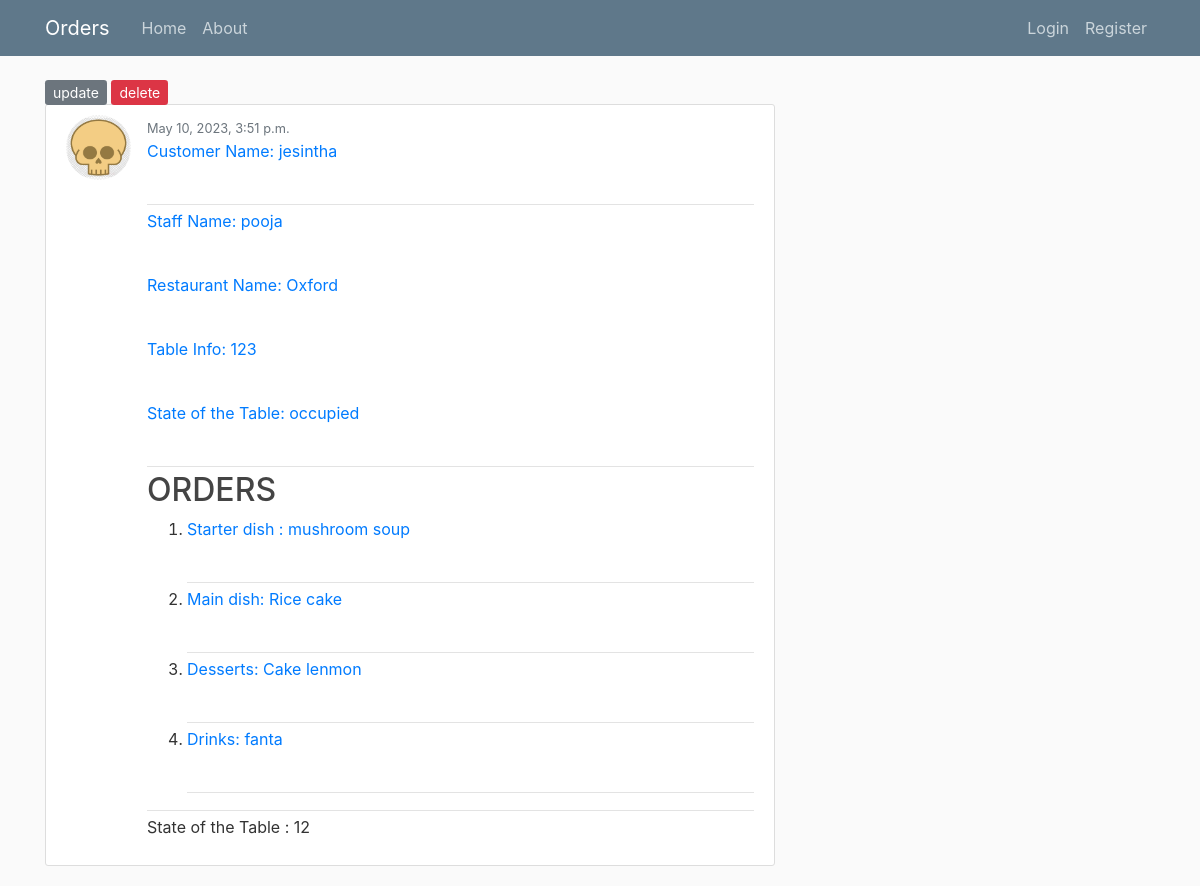
Screenshot of /Order/3/ with the database file from the repository.
### orders/models.py (models this page shows, shortened)
class Order(models.Model):
    starter = models.TextField()
    main = models.TextField()
    desserts = models.TextField()
    drinks = models.TextField()
    TableInfo = models.TextField()
    CustName = models.TextField()
    RestName = models.TextField()
    bill = models.TextField()
    Table_state = models.TextField()
    dateTimeOrdered = models.DateTimeField(default=timezone.now)
    staff = models.ForeignKey(User, on_delete=models.CASCADE)

### staffs/models.py (models this page shows, shortened)
class Profile(models.Model):
    user = models.OneToOneField(User, on_delete=models.CASCADE)
    image = models.ImageField(default='default.jpg', upload_to ='profile_pics')
    phoneno = models.TextField()

### orders/views.py (the view)
# urls.py: path('Order/<int:pk>/',OrderDetailView.as_view(), name = 'orders-detail'),
class OrderDetailView(DetailView):
    model = Order

### orders/templates/orders/order_detail.html
{% extends "orders/base.html" %}
{% block content %}
<div>
    <div>
        <a class="btn-secondary btn-sm mt-1 mb-1" href="{%url 'orders-update' object.id %}"> update</a>
        <a class="btn-danger btn-sm mt-1 mb-1" href="{%url 'orders-delete' object.id%}"> delete</a>
    </div>
</div>
<article class="media content-section">
    <img class="rounded-circle article-img" src="{{ order.staff.profile.image.url }}">
    <div class="media-body">
        <div class="article-metadata">
            <small class="text-muted">{{ object.dateTimeOrdered }}</small>
            <a class="mr-2" href="{% url 'orders-detail' order.id%}">
                <p> Customer Name: {{ object.CustName}}</p>
            </a>
        </div>
        <a class="mr-2" href="#">
            <p> Staff Name: {{ object.staff}}</p>
        </a>
        <a class="mr-2" href="#">
            <p> Restaurant Name: {{ object.RestName}}</p>
        </a>
        <a class="mr-2" href="#">
            <p> Table Info: {{ object.TableInfo}}</p>
        </a>
        <div class="article-metadata">
            <a class="mr-2" href="#">
                <p> State of the Table: {{ object.Table_state}}</p>
            </a>
        </div>
        <div class="article-metadata">
            <h2>ORDERS</h2>
            <ol>
                <li>
                    <div class="article-metadata">
                        <a class="mr-2" href="#">
                            <p> Starter dish : {{ object.starter}}</p>
                        </a>
                    </div>
                </li>
                <li>
                    <div class="article-metadata">
                        <a class="mr-2" href="#">
                            <p> Main dish: {{ object.main}}</p>
                        </a>
                    </div>
                </li>
                <li>
                    <div class="article-metadata">
                        <a class="mr-2" href="#">
                            <p> Desserts: {{ object.desserts}}</p>
                        </a>
                    </div>
                </li>
                <li>
                    <div class="article-metadata">
                        <a class="mr-2" href="#">
                            <p> Drinks: {{ object.drinks}}</p>
                        </a>
                    </div>
                </li>
            </ol>
        </div>
        <p class="article-content">State of the Table : {{ object.bill }}</p>
    </div>
</article>
{% endblock %}

### orders/static/orders/main.css (style rules this page uses)
body { background: #fafafa; color: #333333; margin-top: 5rem; }
h1, h2, h3, h4, h5, h6 { color: #444444; }
.content-section { background: #ffffff; padding: 10px 20px; border: 1px solid #dddddd; border-radius: 3px; margin-bottom: 20px; }
.article-content { white-space: pre-line; }
.article-img { height: 65px; width: 65px; margin-right: 16px; }
.article-metadata { padding-bottom: 1px; margin-bottom: 4px; border-bottom: 1px solid #e3e3e3 }

### rows the page displays
Order: staff.profile.image (placeholder picture), dateTimeOrdered "May 10, 2023, 3:51 p.m.", CustName "jesintha", staff "pooja", RestName "Oxford", TableInfo "123", Table_state "occupied", starter "mushroom soup", main "Rice cake", desserts "Cake lenmon", drinks "fanta", bill "12"
